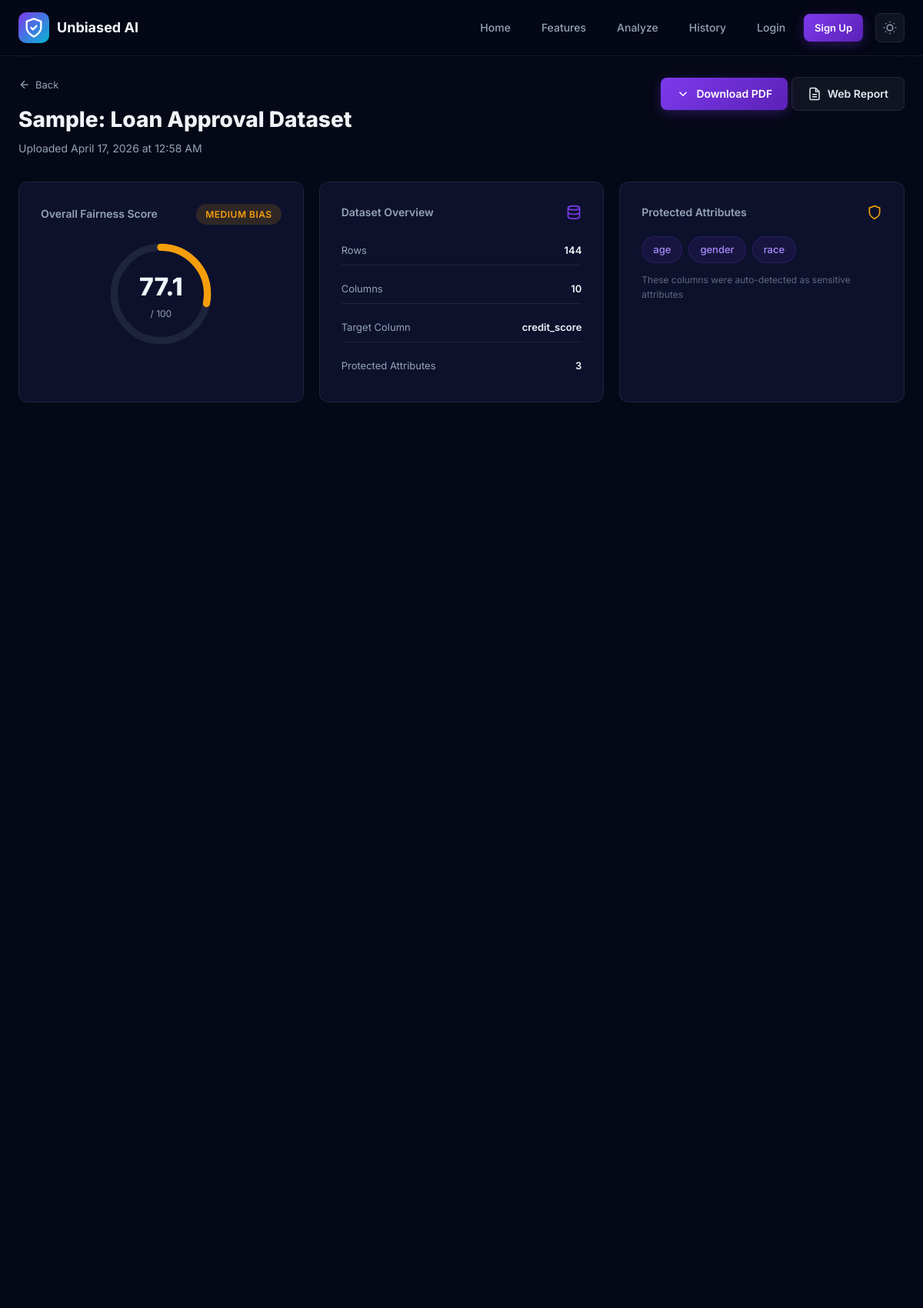
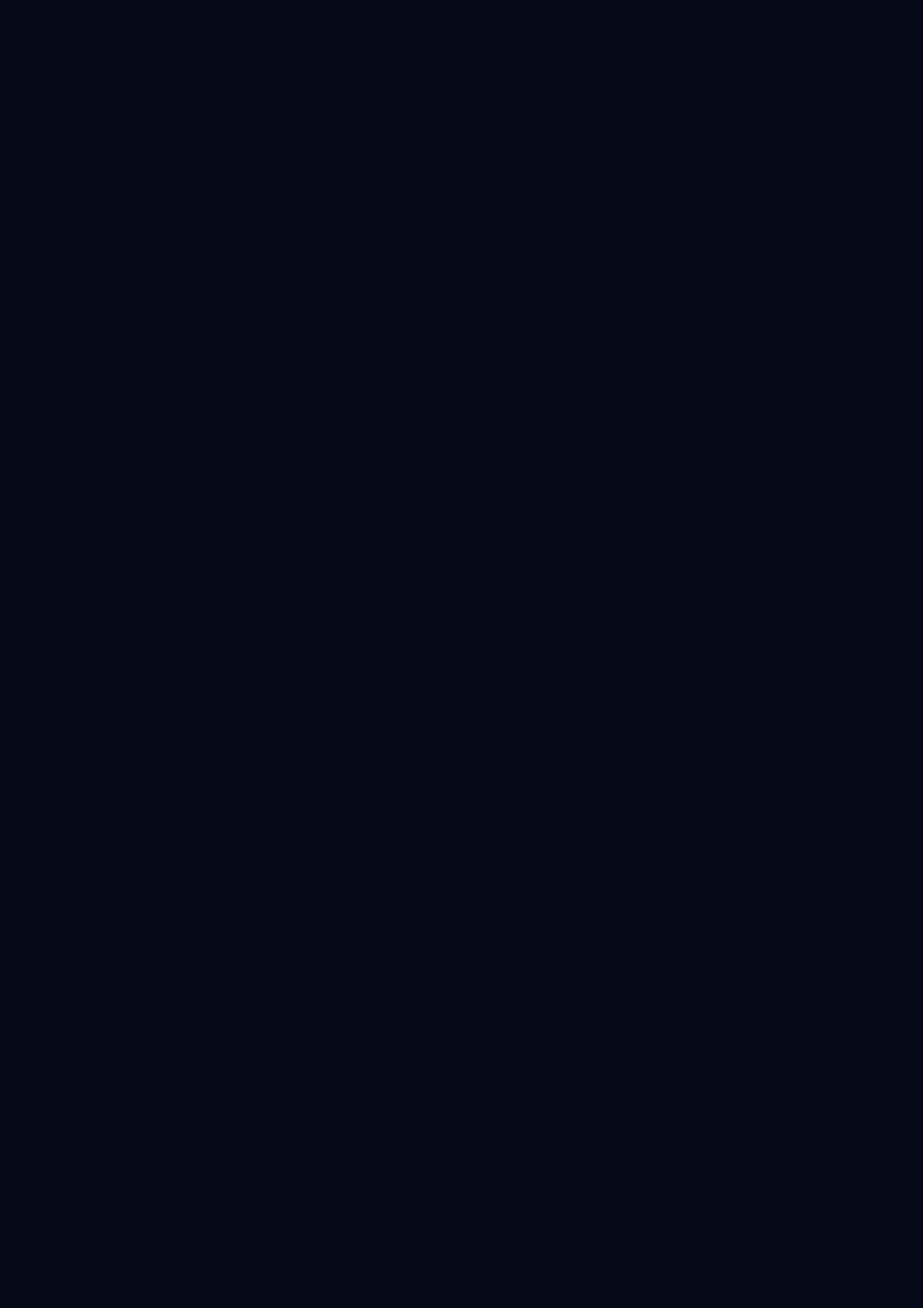
Page /dashboard/2/ (upper part) on the committed database (2 pictures, top to bottom).
### core/models.py (models this page shows, shortened)
class Dataset(models.Model):
    user = models.ForeignKey(User, on_delete=models.CASCADE, null=True, blank=True, related_name='datasets')
    name = models.CharField(max_length=255)
    file = models.FileField(upload_to='datasets/')
    uploaded_at = models.DateTimeField(default=timezone.now)
    row_count = models.IntegerField(default=0)
    column_count = models.IntegerField(default=0)
    columns_json = models.TextField(default='[]')  # JSON list of column names
    protected_attributes_json = models.TextField(default='[]')  # Auto-detected protected attrs
    target_column = models.CharField(max_length=255, blank=True, null=True)
    is_analyzed = models.BooleanField(default=False)
    class Meta:
        ordering = ['-uploaded_at']
    @property
    def columns(self):
        return json.loads(self.columns_json)
    @property
    def protected_attributes(self):
        return json.loads(self.protected_attributes_json)

class AnalysisResult(models.Model):
    SEVERITY_CHOICES = [
        ('low', 'Low Bias'),
        ('medium', 'Medium Bias'),
        ('high', 'High Bias'),
        ('critical', 'Critical Bias'),
    ]
    dataset = models.OneToOneField(Dataset, on_delete=models.CASCADE, related_name='analysis')
    created_at = models.DateTimeField(default=timezone.now)
    overall_severity = models.CharField(max_length=20, choices=SEVERITY_CHOICES, default='low')
    overall_score = models.FloatField(default=0.0)  # 0-100 fairness score
    summary = models.TextField(blank=True)
    recommendations_json = models.TextField(default='[]')
    detailed_results_json = models.TextField(default='{}')  # Full analysis data
    @property
    def recommendations(self):
        return json.loads(self.recommendations_json)
    @property
    def detailed_results(self):
        return json.loads(self.detailed_results_json)

### core/views.py (the view)
def dashboard(request, dataset_id):
    dataset = get_object_or_404(Dataset, id=dataset_id)
    analysis = get_object_or_404(AnalysisResult, dataset=dataset)
    metrics = analysis.metrics.all()
    metrics_by_attr = {}
    for m in metrics:
        if m.protected_attribute not in metrics_by_attr:
            metrics_by_attr[m.protected_attribute] = []
        metrics_by_attr[m.protected_attribute].append({
            'type': m.metric_type,
            'type_display': m.get_metric_type_display(),
            'value': m.value,
            'threshold': m.threshold,
            'status': m.status,
            'details': m.details,
        })
    detailed = analysis.detailed_results
    intersectional_data = _build_intersectional_data(detailed)
    context = {
        'dataset': dataset,
        'analysis': analysis,
        'metrics': metrics,
        'metrics_by_attr': metrics_by_attr,
        'detailed_results': detailed,
        'recommendations': analysis.recommendations,
        'metrics_json': json.dumps(metrics_by_attr, default=str),
        'detailed_results_json': json.dumps(detailed, default=str),
        'intersectional_json': json.dumps(intersectional_data, default=str),
    }
    return render(request, 'core/dashboard.html', context)

### core/models.py (called while the page is built)
    @property
    def details(self):
        return json.loads(self.details_json)

### core/views.py (called while the page is built)
def _build_intersectional_data(detailed):
    intersectional = {}
    attrs = list(detailed.keys())
    for attr in attrs:
        outcome_rates = detailed[attr].get('outcome_rates', {})
        if outcome_rates:
            intersectional[attr] = {}
            for group, rates in outcome_rates.items():
                intersectional[attr][group] = rates.get('rate', 0)
    return intersectional

### core/templates/core/dashboard.html (shortened to what this page needs)
{% extends 'core/base.html' %}
{% load static %}
{% block content %}
<section class="dashboard">
    <div class="container">
        <div class="dash-header reveal">
            <div class="dash-header-left">
                <a href="{% url 'index' %}" class="back-link">
                    <svg width="16" height="16" viewBox="0 0 24 24" fill="none" stroke="currentColor" stroke-width="2"><line x1="19" y1="12" x2="5" y2="12"/><polyline points="12 19 5 12 12 5"/></svg>
                    Back
                </a>
                <h1 class="dash-title">{{ dataset.name }}</h1>
                <p class="dash-subtitle">Uploaded {{ dataset.uploaded_at|date:"F d, Y \a\t g:i A" }}</p>
            </div>
            <div class="dash-header-right">
                <a href="{% url 'export_pdf' dataset.id %}" class="btn btn-primary">
                    <svg width="18" height="18" viewBox="0 0 24 24" fill="none" stroke="currentColor" stroke-width="2"><path d="M6 9l6 6 6-6"/></svg>
                    Download PDF
                </a>
                <a href="{% url 'report' dataset.id %}" class="btn btn-ghost" target="_blank">
                    <svg width="18" height="18" viewBox="0 0 24 24" fill="none" stroke="currentColor" stroke-width="2"><path d="M14 2H6a2 2 0 0 0-2 2v16a2 2 0 0 0 2 2h12a2 2 0 0 0 2-2V8z"/><polyline points="14 2 14 8 20 8"/><line x1="16" y1="13" x2="8" y2="13"/><line x1="16" y1="17" x2="8" y2="17"/></svg>
                    Web Report
                </a>
            </div>
        </div>
        <div class="overview-grid reveal">
            <div class="overview-card score-card">
                <div class="card-header">
                    <span class="card-label">Overall Fairness Score</span>
                    <span class="severity-badge severity-{{ analysis.overall_severity }}">{{ analysis.get_overall_severity_display }}</span>
                </div>
                <div class="score-circle-container">
                    <div class="score-circle" data-score="{{ analysis.overall_score }}" data-severity="{{ analysis.overall_severity }}">
                        <svg viewBox="0 0 120 120">
                            <circle class="score-bg" cx="60" cy="60" r="52"/>
                            <circle class="score-fill-circle" cx="60" cy="60" r="52"
                                style="stroke-dasharray: {{ analysis.overall_score|floatformat:0 }}% 1000%;
                                       stroke: var(--severity-{{ analysis.overall_severity }})"/>
                        </svg>
                        <div class="score-text">
                            <span class="score-value">{{ analysis.overall_score|floatformat:1 }}</span>
                            <span class="score-unit">/ 100</span>
                        </div>
                    </div>
                </div>
            </div>
            <div class="overview-card">
                <div class="card-header">
                    <span class="card-label">Dataset Overview</span>
                    <svg width="20" height="20" viewBox="0 0 24 24" fill="none" stroke="var(--primary)" stroke-width="2"><ellipse cx="12" cy="5" rx="9" ry="3"/><path d="M21 12c0 1.66-4 3-9 3s-9-1.34-9-3"/><path d="M3 5v14c0 1.66 4 3 9 3s9-1.34 9-3V5"/></svg>
                </div>
                <div class="stats-list">
                    <div class="stat-row">
                        <span class="stat-key">Rows</span>
                        <span class="stat-val">{{ dataset.row_count|floatformat:0 }}</span>
                    </div>
                    <div class="stat-row">
                        <span class="stat-key">Columns</span>
                        <span class="stat-val">{{ dataset.column_count }}</span>
                    </div>
                    <div class="stat-row">
                        <span class="stat-key">Target Column</span>
                        <span class="stat-val">{{ dataset.target_column|default:"Not detected" }}</span>
                    </div>
                    <div class="stat-row">
                        <span class="stat-key">Protected Attributes</span>
                        <span class="stat-val">{{ dataset.protected_attributes|length }}</span>
                    </div>
                </div>
            </div>
            <div class="overview-card">
                <div class="card-header">
                    <span class="card-label">Protected Attributes</span>
                    <svg width="20" height="20" viewBox="0 0 24 24" fill="none" stroke="var(--warning)" stroke-width="2"><path d="M12 22s8-4 8-10V5l-8-3-8 3v7c0 6 8 10 8 10z"/></svg>
                </div>
                <div class="attrs-list">
                    {% for attr in dataset.protected_attributes %}
                    <span class="attr-chip">{{ attr }}</span>
                    {% endfor %}
                </div>
                <p class="card-hint">These columns were auto-detected as sensitive attributes</p>
            </div>
        </div>
    </div>
</section>
{% endblock %}

### rows in the picture
Dataset: name "Sample: Loan Approval Dataset", uploaded_at "April 17, 2026 at 12:58 AM", row_count "144", column_count "10", target_column "credit_score", protected_attributes|length "3"
AnalysisResult: overall_severity "MEDIUM BIAS", overall_score "77.1"

### other values in the picture
{{ attr }} "age" "gender" "race"
